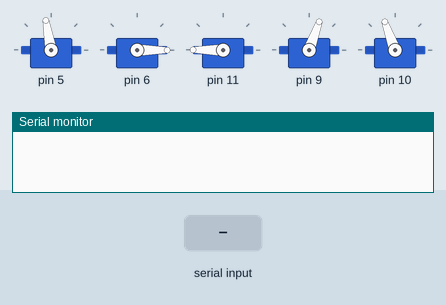
A sketch run on a simulated Arduino Uno, built with avr-gcc and run on an emulated ATmega328P. Shown: 5 × servo, the last lines printed to the serial monitor. Inputs (shaded band) come from the test bench.

Above: at 2.2 s.
2.3 s: "q" received over Serial
At 3.1 s:
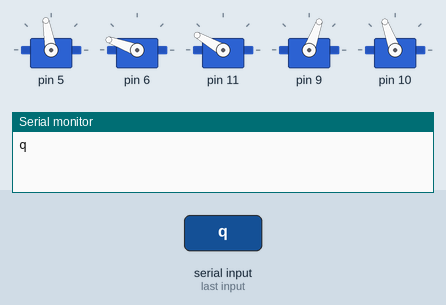
3.8 s: "1" received over Serial
Timing chart, 0 to 6.8 s (numbered marks = the images above; inputs shaded):
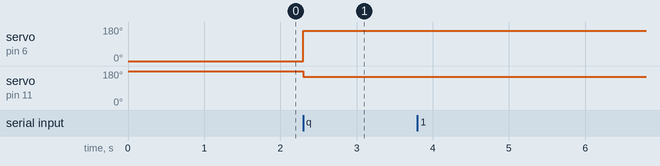

The sketch:

mini_servos.ino
```cpp
#include <Servo.h>

#define numberOfParts 5
#define MAX_ANGLE 170
#define MIN_ANGLE 10

Servo bodyServo;
Servo leftHandServo;
Servo rightHandServo;

int angle[numberOfParts];
// 0 -> body
// 1 -> left hand
// 2 -> right hand


void setupAngles() {
  angle[0] = 100;
  angle[1] = 0;
  angle[2] = 180;
  angle[3] = 70;
  angle[4] = 110;
}

char commands[numberOfParts][2];

void setupCommands() {
  commands[0][0] = 'd';
  commands[0][1] = 'a';
  commands[1][0] = 'f';
  commands[1][1] = 'r';
  commands[2][0] = 't';
  commands[2][1] = 'g';
  commands[3][0] = 'z';
  commands[3][1] = 'x';
  commands[4][0] = 'v';
  commands[4][1] = 'c';
}

Servo servo[numberOfParts];

void setupServos() {
  //bodyServo.attach(5);
  //bodyServo.write(0);
  servo[0].attach(5);
  servo[0].write(angle[0]);

  //leftHandServo.attach(6);
  //leftHandServo.write(0);
  servo[1].attach(6);
  servo[1].write(angle[1]);

  //rightHandServo.attach(11);
  //rightHandServo.write(0);
  servo[2].attach(11);
  servo[2].write(angle[2]);

  // left foot
  servo[3].attach(9);
  servo[3].write(angle[3]);

  //right foot
  servo[4].attach(10);
  servo[4].write(angle[4]);

}

void hail() {
  angle[1] = 160;
  angle[2] = 150;
  servo[1].write(angle[1]);
  servo[2].write(angle[2]);
}

void setup() {
  // put your setup code here, to run once:

  Serial.begin(9600);

  delay(1000);

  setupAngles();
  setupServos();
  setupCommands();

}


char c;

void loop() {
  // put your main code here, to run repeatedly:
  if(Serial.available() > 0) {
    c = Serial.read();

    for(int i = 0; i < numberOfParts; ++i) {
      if(c == commands[i][0] && angle[i] <= MAX_ANGLE) {
        angle[i] += 10;
        servo[i].write(angle[i]);
      }
      else if(c == commands[i][1] && angle[i] >= MIN_ANGLE) {
        angle[i] -= 10;
        servo[i].write(angle[i]);
      }
    }
    if(c == 'q') {
      hail();
    }
    Serial.print(c);
  }
}
```

Measured:
- after the input at 2.3 s, servo on pin 6: 0° → 160° at once; servo on pin 11: 180° → 150° at once
